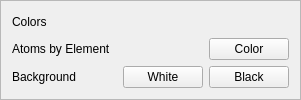
                     <widget class="QFrame" name="frame_session_color">
                      <property name="frameShape">
                       <enum>QFrame::StyledPanel</enum>
                      </property>
                      <property name="frameShadow">
                       <enum>QFrame::Raised</enum>
                      </property>
                      <layout class="QVBoxLayout" name="verticalLayout_46">
                       <item>
                        <layout class="QHBoxLayout" name="session_color_layout">
                         <item>
                          <widget class="QLabel" name="lbl_session_colors">
                           <property name="text">
                            <string>Colors</string>
                           </property>
                          </widget>
                         </item>
                         <item>
                          <spacer name="horizontalSpacer_45">
                           <property name="orientation">
                            <enum>Qt::Horizontal</enum>
                           </property>
                           <property name="sizeHint" stdset="0">
                            <size>
                             <width>40</width>
                             <height>20</height>
                            </size>
                           </property>
                          </spacer>
                         </item>
                        </layout>
                       </item>
                       <item>
                        <layout class="QHBoxLayout" name="session_atoms_layout">
                         <item>
                          <widget class="QLabel" name="lbl_session_atoms_by_element">
                           <property name="text">
                            <string>Atoms by Element</string>
                           </property>
                          </widget>
                         </item>
                         <item>
                          <spacer name="horizontalSpacer_46">
                           <property name="orientation">
                            <enum>Qt::Horizontal</enum>
                           </property>
                           <property name="sizeHint" stdset="0">
                            <size>
                             <width>40</width>
                             <height>20</height>
                            </size>
                           </property>
                          </spacer>
                         </item>
                         <item>
                          <widget class="QPushButton" name="btn_session_color_atoms">
                           <property name="text">
                            <string>Color</string>
                           </property>
                          </widget>
                         </item>
                        </layout>
                       </item>
                       <item>
                        <layout class="QHBoxLayout" name="session_bg_layout">
                         <item>
                          <widget class="QLabel" name="lbl_session_bg_color">
                           <property name="text">
                            <string>Background</string>
                           </property>
                          </widget>
                         </item>
                         <item>
                          <spacer name="horizontalSpacer_47">
                           <property name="orientation">
                            <enum>Qt::Horizontal</enum>
                           </property>
                           <property name="sizeHint" stdset="0">
                            <size>
                             <width>40</width>
                             <height>20</height>
                            </size>
                           </property>
                          </spacer>
                         </item>
                         <item>
                          <widget class="QPushButton" name="btn_session_bg_color_white">
                           <property name="text">
                            <string>White</string>
                           </property>
                          </widget>
                         </item>
                         <item>
                          <widget class="QPushButton" name="btn_session_bg_color_black">
                           <property name="text">
                            <string>Black</string>
                           </property>
                          </widget>
                         </item>
                        </layout>
                       </item>
                      </layout>
                     </widget>
